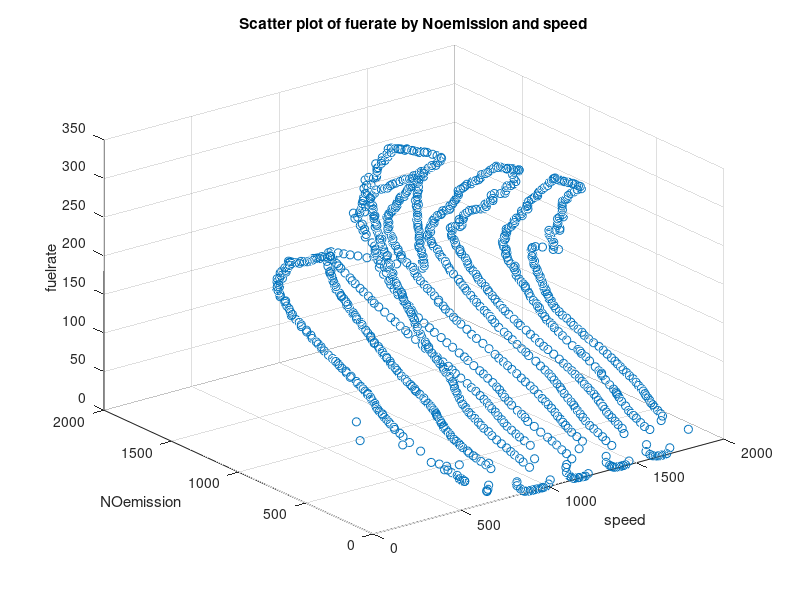
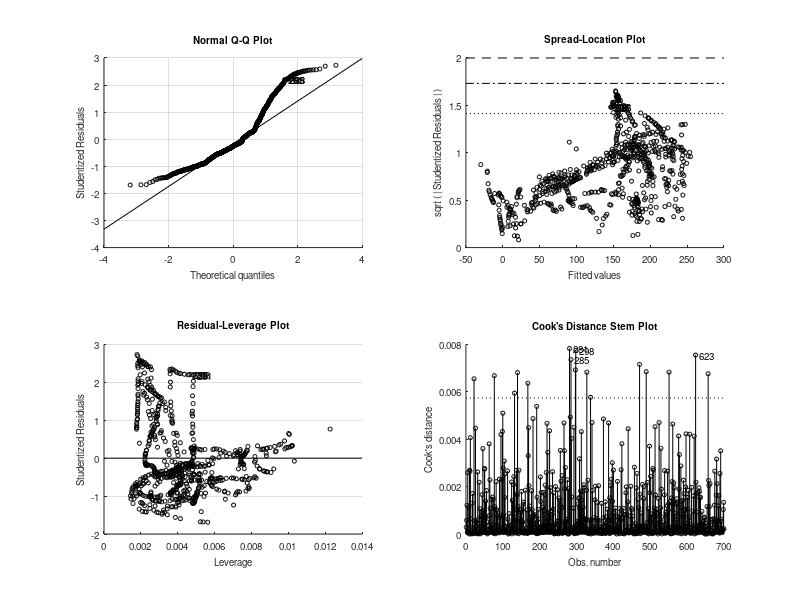

MATLAB code for these plots, in order: (Note: this script raises an error after producing the figures.)
%%%%%%%%%% Ahmadreza Tavana Question 1 98104852

%% Part a
clc;
clear;
close all;

data1 = load('Ex1.mat');
NOemission = data1.NOemission;
fuelrate = data1.fuelrate;
speed = data1.speed;

figure();

scatter3(speed,NOemission,fuelrate)

title('Scatter plot of fuerate by Noemission and speed');
xlabel('speed');
ylabel('NOemission');
zlabel('fuelrate');



%% Part b and c
clc
close all

train_data_speed = speed(1:700);
train_data_NOemission = NOemission(1:700);
train_data_fuelrate = fuelrate(1:700);

validation_data_speed = speed(701:end);
validation_data_NOemission = NOemission(701:end);
validation_data_fuelrate = fuelrate(701:end);

train_data = [train_data_speed; train_data_NOemission; train_data_fuelrate]';
validation_data = [validation_data_speed; validation_data_NOemission; validation_data_fuelrate]';
    
fit = fitlm(train_data(:,1:2),train_data(:,3));
display(fit)

coefficient_estimation = fit.Coefficients.Estimate;
fuelrate_estimation_train = coefficient_estimation(1)....
                          + coefficient_estimation(2)*train_data_speed...
                          + coefficient_estimation(3)*train_data_NOemission;
                  
MSE_tarin_data = mean((train_data_fuelrate - fuelrate_estimation_train).^2);
display(MSE_tarin_data)

fuelrate_estimation_validation = coefficient_estimation(1)...
                               + coefficient_estimation(2)*validation_data_speed...
                               + coefficient_estimation(3)*validation_data_NOemission;
                  
MSE_validation_data = mean((validation_data_fuelrate - fuelrate_estimation_validation).^2);
display(MSE_validation_data)




%% part d

close all;

Y = max(train_data_fuelrate) + 1;
y = train_data_fuelrate;

y_new = log((Y-y)./y);

fit_log = fitlm(train_data(:,1:2),y_new);
display(fit_log)

coefficient_estimation_log = fit_log.Coefficients.Estimate;

fuelrate_estimation_train_log = coefficient_estimation_log(1)....
                          + coefficient_estimation_log(2)*train_data_speed...
                          + coefficient_estimation_log(3)*train_data_NOemission;
                  
MSE_train_data_log = mean((train_data_fuelrate - fuelrate_estimation_train_log).^2);
display(MSE_train_data_log)

fuelrate_estimation_validation_log = coefficient_estimation_log(1)...
                               + coefficient_estimation_log(2)*validation_data_speed...
                               + coefficient_estimation_log(3)*validation_data_NOemission;
                  
MSE_validation_data_log = mean((validation_data_fuelrate - fuelrate_estimation_validation_log).^2);
display(MSE_validation_data_log)


%% part e
hidden_layer = 100;
net = fitnet(hidden_layer);
net = train(net,train_data(:,1:2)',train_data(:,3)');

y_train = net(train_data(:,1:2)');
MSE_train_nn = mean((train_data(:,3)-y_train').^2);

y_validation = net(validation_data(:,1:2)');
MSE_valid_nn = mean((validation_data(:,3)-y_validation').^2);